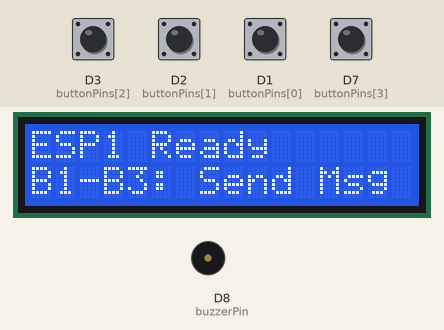
The sketch below on a simulated ESP8266 (NodeMCU). On the bench: 16×2 character LCD, buzzer (waves = sounding, pin HIGH). The test bench sets the inputs (shaded band); at power-on: D1 (buttonPins[0]), D2 (buttonPins[1]), D3 (buttonPins[2]), D7 (buttonPins[3]) HIGH. WiFi joins after 1.5 s; servers stay silent unless stated; no MQTT or app messages arrive unless stated; what the sketch prints to the serial monitor is not drawn.

Above: at 2.0 s.
5.2 s: D3 (buttonPins[2]) pulled LOW for 0.15 s
At 6.7 s:
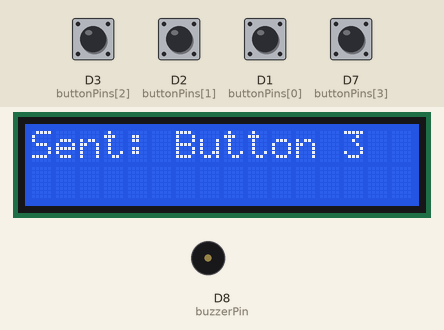
7.2 s: D2 (buttonPins[1]) pulled LOW for 0.15 s
At 7.46 s:
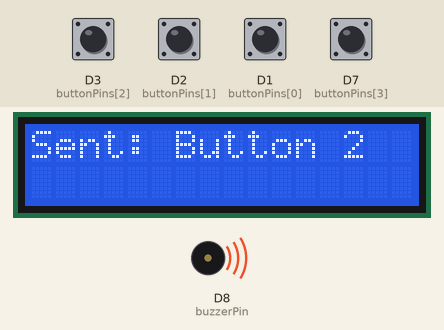
9.2 s: D1 (buttonPins[0]) pulled LOW for 0.15 s
At 45.8 s:
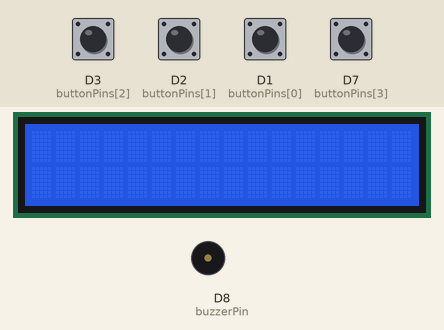
Timing chart, 0 to 46.7 s (numbered marks = the images above; inputs shaded):
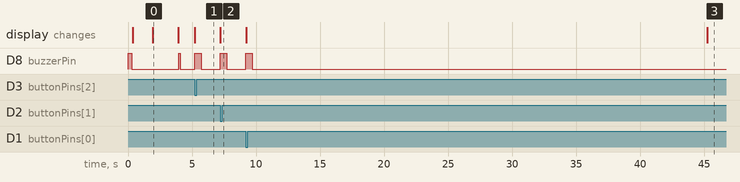

Measured:
- after the input at 5.2 s, D8 (buzzerPin): LOW → HIGH at once, → LOW 0.50 s later; the display: changes at once (image 1)
- after the input at 7.2 s, D8 (buzzerPin): LOW → HIGH at once, → LOW 0.50 s later; the display: changes at once (image 2)
- after the input at 9.2 s, D8 (buzzerPin): LOW → HIGH at once, → LOW 0.50 s later; the display: first changes at once (image 3 shows a later state)
- what the display in image 0 shows lasts 2.0 s, from 1.9 s to 3.9 s

The sketch:

MQTT.ino
```cpp
#include <ESP8266WiFi.h>
#include <PubSubClient.h>
#include <ArduinoJson.h>
#include <Wire.h>
#include <LiquidCrystal_I2C.h>

// Wi-Fi credentials
const char* ssid = "Airtel_4G_SMARTBOX_0202";
const char* password = "password123";

// MQTT broker
const char* mqtt_server = "192.168.1.15";
const int mqtt_port = 1883;

WiFiClient espClient;
PubSubClient client(espClient);

const char* device_id = "esp1";
const char* target_topic = "device/esp2/inbox";
const char* inbox_topic = "device/esp1/inbox";

const uint8_t buttonPins[4] ={D1, D2, D3, D7};
const uint8_t buzzerPin = D8;

unsigned long lastDebounceTime[4] = {0, 0, 0, 0};
const unsigned long debounceDelay = 300;

bool hasUnreadMessage = false;
String messageId = "";

// LCD display timer
bool lcdMessageActive = false;
unsigned long lcdMessageStartTime = 0;
const unsigned long lcdDisplayDuration = 36000;
String lcdLine1 = "";
String lcdLine2 = "";

LiquidCrystal_I2C lcd(0x27, 16, 2);

// Buzzer state variables
bool buzzerActive = false;
unsigned long buzzerStartTime = 0;
const unsigned long buzzerDuration = 500;

void activateTempBuzzer() {

  digitalWrite(buzzerPin, HIGH);
  buzzerActive = true;
  buzzerStartTime = millis();
  Serial.println("🔔 Buzzer activated for temporary notification");
}

void setup_wifi() {
  delay(10);
  Serial.println("Connecting to WiFi...");
  WiFi.begin(ssid, password);
  while (WiFi.status() != WL_CONNECTED) {
    delay(500); Serial.print(".");
  }
  Serial.println("\n✅ WiFi connected! IP: " + WiFi.localIP().toString());
}

void callback(char* topic, byte* payload, unsigned int length) {
  String received = "";
  for (int i = 0; i < length; i++) {
    received += (char)payload[i];
  }

  Serial.println("\n📩 Message received: " + received);

  DynamicJsonDocument doc(1024);
  DeserializationError error = deserializeJson(doc, received);
  if (error) {
    Serial.println("❌ Failed to parse JSON");
    return;
  }

  // Check if this is an acknowledgment message
  bool isAck = doc["acknowledge"] | false;

  if (isAck) {
    // This is an acknowledgment of our message
    String ackMessageId = doc["message_id"].as<String>();
    Serial.println("✅ Acknowledgment received for message ID: " + ackMessageId);

    lcd.clear();
    lcd.setCursor(0, 0);
    lcd.print("Ack received");
    lcd.setCursor(0, 1);
    lcd.print("Message ID: " + ackMessageId.substring(0, 8));
    lcdMessageActive = true;
    lcdMessageStartTime = millis();

    // Activate buzzer for acknowledgment - this was the problem area
    activateTempBuzzer();
    Serial.println("🔔 Buzzer activated for acknowledgment");
    lcd.clear();

  } else if (doc.containsKey("message") && doc.containsKey("message_id")) {
    // This is a new message, not an acknowledgment
    String message = doc["message"].as<String>();
    messageId = doc["message_id"].as<String>();
    Serial.println("Received message: " + message);

    // Turn on buzzer for new messages (stay on until button 4)
    hasUnreadMessage = true;
    digitalWrite(buzzerPin, HIGH);
    Serial.println("🔔 Buzzer turned ON for new message");

    lcd.clear();
    lcd.setCursor(0, 0);
    lcd.print("New Message:");
    lcd.setCursor(0, 1);
    lcd.print(message.substring(0, 16));
    lcdMessageActive = true;
    lcdMessageStartTime = millis();
  }
}

void sendAcknowledgment(String msgId) {
  String ackMessage = "{\"from\": \"" + String(device_id) +
                    "\", \"acknowledge\": true, \"message_id\": \"" +
                    msgId + "\"}";

  Serial.println("📤 Sending acknowledgment to the other device.");
  client.publish(target_topic, ackMessage.c_str());

  // Don't turn off our buzzer when sending acknowledgment - it needs to stay on
  // until the user explicitly acknowledges with button 4
  Serial.println("🔔 Buzzer state maintained until user presses acknowledge button");
}

void reconnect() {
  int retries = 0;
  // Modified to avoid blocking loop
  while (!client.connected() && retries < 3) {
    Serial.print("Attempting MQTT connection...");
    if (client.connect(device_id)) {
      Serial.println("✅ Connected!");
      client.subscribe(inbox_topic);

      // Test buzzer functionality again after connection
      digitalWrite(buzzerPin, HIGH);
      delay(100);
      digitalWrite(buzzerPin, LOW);
      Serial.println("✅ Buzzer test after MQTT connection");
    } else {
      Serial.print("❌ Failed (rc=");
      Serial.print(client.state());
      Serial.println("). Will retry...");
      delay(2000);
      retries++;
    }
  }
}

void sendMessageToDB(String msg) {
  String newMessageId = String(millis());
  messageId = newMessageId;
  Serial.println("Sending MQTT msg with ID: " + messageId);

  String mqttMsg = String("{\"from\": \"") + String(device_id) +
                 "\", \"message\": \"" + String(msg) +
                 "\", \"message_id\": \"" + String(messageId) + "\"}";

  client.publish(target_topic, mqttMsg.c_str());
  activateTempBuzzer();
}

void startLcdMessage(String line1, String line2) {
  lcd.clear();
  lcd.setCursor(0, 0);
  lcd.print(line1);
  if (line2.length() > 0) {
    lcd.setCursor(0, 1);
    lcd.print(line2);
  }
  lcdMessageActive = true;
  lcdMessageStartTime = millis();
}

void setup() {
  Serial.begin(115200);

  // Set up buzzer pin first to ensure it's off during setup
  pinMode(buzzerPin, OUTPUT);
  digitalWrite(buzzerPin, LOW);

  // Test the buzzer briefly to ensure it works
  digitalWrite(buzzerPin, HIGH);
  delay(300);
  digitalWrite(buzzerPin, LOW);
  Serial.println("Buzzer test complete");

  // Initialize buttons
  for (int i = 0; i < 4; i++) {
    pinMode(buttonPins[i], INPUT_PULLUP);
  }
   Wire.begin(D5, D6);
  // Initialize LCD
  lcd.init();
  lcd.setBacklight(1);
  lcd.clear();
  lcd.setCursor(0, 0);
  lcd.print("Connecting WiFi...");

  // Connect to WiFi
  setup_wifi();

  // Set up MQTT
  client.setServer(mqtt_server, mqtt_port);
  client.setCallback(callback);

  lcd.clear();
  lcd.setCursor(0, 0);
  lcd.print("ESP1 Ready");
  lcd.setCursor(0, 1);
  lcd.print("B1-B3: Send Msg");
  delay(2000);
  lcd.clear();
}

void loop() {
  if (!client.connected()) {
    reconnect();
  }
  client.loop();

  // Handle temporary buzzer timeout (fixed logic)
  if (buzzerActive && (millis() - buzzerStartTime >= buzzerDuration)) {
    // Only turn off the buzzer if there's no unread message
    if (!hasUnreadMessage) {
      digitalWrite(buzzerPin, LOW);
      Serial.println("🔕 Temporary buzzer notification ended");
    }
    buzzerActive = false;
  }

  // Handle LCD display timeout
  if (lcdMessageActive && (millis() - lcdMessageStartTime >= lcdDisplayDuration)) {
    lcd.clear();
    lcdMessageActive = false;
  }

  // Check buttons
  for (int i = 0; i < 4; i++) {
    int buttonState = digitalRead(buttonPins[i]);
    if (buttonState == LOW && (millis() - lastDebounceTime[i] > debounceDelay)) {
      lastDebounceTime[i] = millis();

      if (i < 3) {
        // Send message buttons (1-3)
        String msg = "Button " + String(i + 1) + " pressed";
        sendMessageToDB(msg);
        startLcdMessage("Sent: Button " + String(i + 1), "");
      } else if (i == 3 && hasUnreadMessage) {
        // Acknowledge button (4)
        // Turn off buzzer locally
        hasUnreadMessage = false;
        digitalWrite(buzzerPin, LOW);
        Serial.println("🔕 Buzzer off, acknowledged locally");
        startLcdMessage("Acknowledged!", "");
        lcd.clear();

        // Send acknowledgment to the other device
        sendAcknowledgment(messageId);

        // For debugging, print buzzer stat`e
        Serial.println("Buzzer pin state after acknowledgment: " + String(digitalRead(buzzerPin)));
      }
    }
  }
}
```
